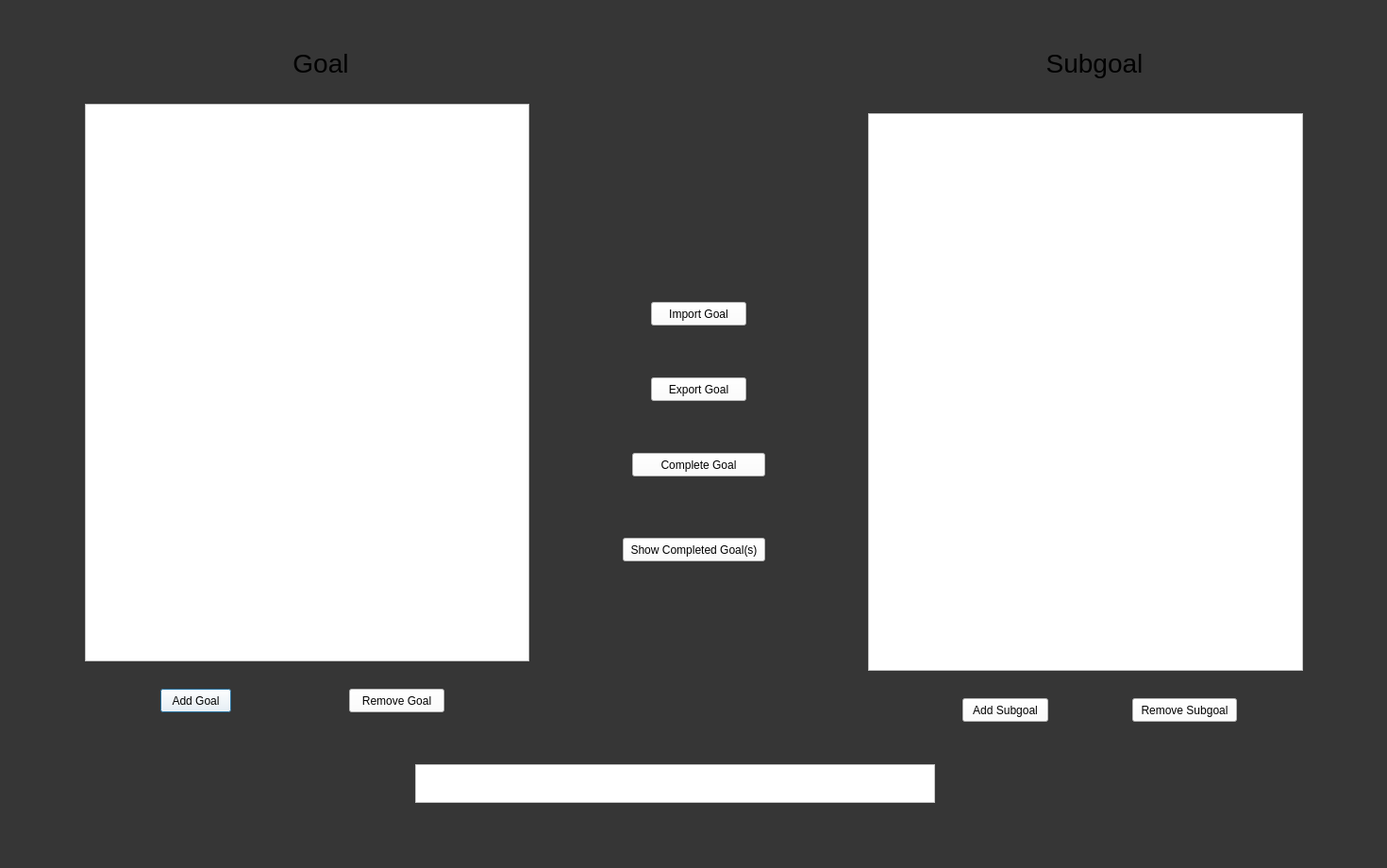
<?xml version="1.0" encoding="UTF-8"?>
<ui version="4.0">
 <class>Dialog</class>
 <widget class="QDialog" name="Dialog">
  <property name="geometry">
   <rect>
    <x>0</x>
    <y>0</y>
    <width>1470</width>
    <height>920</height>
   </rect>
  </property>
  <property name="windowTitle">
   <string>Dialog</string>
  </property>
  <property name="styleSheet">
   <string notr="true">background-color: #363636</string>
  </property>
  <widget class="QPushButton" name="addGoalButton">
   <property name="geometry">
    <rect>
     <x>170</x>
     <y>730</y>
     <width>75</width>
     <height>25</height>
    </rect>
   </property>
   <property name="styleSheet">
    <string notr="true">background-color: white;
color: black;</string>
   </property>
   <property name="text">
    <string>Add Goal</string>
   </property>
  </widget>
  <widget class="QPushButton" name="removeGoalButton">
   <property name="geometry">
    <rect>
     <x>370</x>
     <y>730</y>
     <width>101</width>
     <height>25</height>
    </rect>
   </property>
   <property name="styleSheet">
    <string notr="true">background-color: white;
color: black;</string>
   </property>
   <property name="text">
    <string>Remove Goal</string>
   </property>
  </widget>
  <widget class="QTextEdit" name="goalInputBox">
   <property name="geometry">
    <rect>
     <x>440</x>
     <y>810</y>
     <width>551</width>
     <height>41</height>
    </rect>
   </property>
   <property name="styleSheet">
    <string notr="true">background-color: white;
color:black;</string>
   </property>
  </widget>
  <widget class="QListWidget" name="goalList_Widget">
   <property name="geometry">
    <rect>
     <x>90</x>
     <y>110</y>
     <width>471</width>
     <height>591</height>
    </rect>
   </property>
   <property name="styleSheet">
    <string notr="true">background-color: white;
color: black;</string>
   </property>
  </widget>
  <widget class="QPushButton" name="showCompletedGoalButton">
   <property name="geometry">
    <rect>
     <x>660</x>
     <y>570</y>
     <width>151</width>
     <height>25</height>
    </rect>
   </property>
   <property name="styleSheet">
    <string notr="true">background-color: white;
color: black;</string>
   </property>
   <property name="text">
    <string>Show Completed Goal(s)</string>
   </property>
  </widget>
  <widget class="QPushButton" name="importButton">
   <property name="geometry">
    <rect>
     <x>690</x>
     <y>320</y>
     <width>101</width>
     <height>25</height>
    </rect>
   </property>
   <property name="styleSheet">
    <string notr="true">background-color: white; color: black;</string>
   </property>
   <property name="text">
    <string>Import Goal</string>
   </property>
  </widget>
  <widget class="QPushButton" name="exportButton">
   <property name="geometry">
    <rect>
     <x>690</x>
     <y>400</y>
     <width>101</width>
     <height>25</height>
    </rect>
   </property>
   <property name="styleSheet">
    <string notr="true">background-color: white; color: black;</string>
   </property>
   <property name="text">
    <string>Export Goal</string>
   </property>
  </widget>
  <widget class="QLabel" name="Subgoal_LabelTitle">
   <property name="geometry">
    <rect>
     <x>1080</x>
     <y>50</y>
     <width>160</width>
     <height>33</height>
    </rect>
   </property>
   <property name="styleSheet">
    <string notr="true">font: 28px</string>
   </property>
   <property name="text">
    <string>Subgoal</string>
   </property>
   <property name="alignment">
    <set>Qt::AlignCenter</set>
   </property>
  </widget>
  <widget class="QListWidget" name="subgoalList_Widget">
   <property name="geometry">
    <rect>
     <x>920</x>
     <y>120</y>
     <width>461</width>
     <height>591</height>
    </rect>
   </property>
   <property name="styleSheet">
    <string notr="true">background-color: white;
color: black;</string>
   </property>
  </widget>
  <widget class="QLabel" name="Goal_LabelTitle">
   <property name="geometry">
    <rect>
     <x>260</x>
     <y>50</y>
     <width>160</width>
     <height>33</height>
    </rect>
   </property>
   <property name="styleSheet">
    <string notr="true">font: 28px</string>
   </property>
   <property name="text">
    <string>Goal</string>
   </property>
   <property name="alignment">
    <set>Qt::AlignCenter</set>
   </property>
  </widget>
  <widget class="QPushButton" name="addSubGoalButton">
   <property name="geometry">
    <rect>
     <x>1020</x>
     <y>740</y>
     <width>91</width>
     <height>25</height>
    </rect>
   </property>
   <property name="styleSheet">
    <string notr="true">background-color: white;
color: black;</string>
   </property>
   <property name="text">
    <string>Add Subgoal</string>
   </property>
  </widget>
  <widget class="QPushButton" name="removeSubGoalButton">
   <property name="geometry">
    <rect>
     <x>1200</x>
     <y>740</y>
     <width>111</width>
     <height>25</height>
    </rect>
   </property>
   <property name="styleSheet">
    <string notr="true">background-color: white;
color: black;</string>
   </property>
   <property name="text">
    <string>Remove Subgoal</string>
   </property>
  </widget>
  <widget class="QPushButton" name="completeGoal">
   <property name="geometry">
    <rect>
     <x>670</x>
     <y>480</y>
     <width>141</width>
     <height>25</height>
    </rect>
   </property>
   <property name="styleSheet">
    <string notr="true">background-color: white;
color: black;</string>
   </property>
   <property name="text">
    <string>Complete Goal</string>
   </property>
  </widget>
 </widget>
 <resources/>
 <connections/>
</ui>
